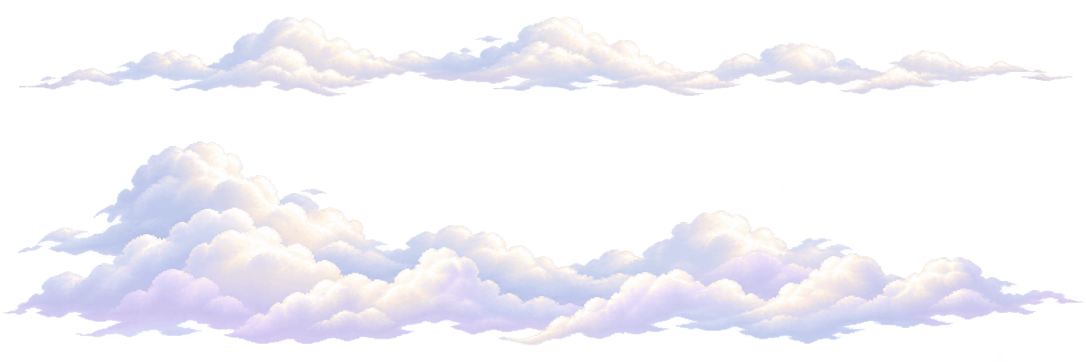
#> input picture entregas/myriadd-cenarios/cloud-source.png, 2172 x 724 px (shown at 1/2 size)
$ python export-clouds.py cloud-source.png out.png
#> lines starting #> are read from the running program, lines starting #| are printed output that depends on the picture
from PIL import Image
from pathlib import Path
import sys

source = Image.open(sys.argv[1]).convert('RGBA')
#> source is the input picture: PIL image 2172x724 RGBA; mean R, G, B, A 100.4, 99.4, 105.5, 83.4
out = Path(sys.argv[2])
out.mkdir(parents=True, exist_ok=True)
split = round(source.height * .34)
#> split = 246
for key, top, bottom in [('wisps', 0, split), ('bank', split, source.height)]:
    cloud = source.crop((0, top, source.width, bottom))
    bounds = cloud.getchannel('A').point(lambda value: 255 if value >= 45 else 0).getbbox()
    cloud = cloud.crop(bounds)
    cloud.thumbnail((560, 300), Image.Resampling.LANCZOS)
    cloud.save(out / f'myriadd_cloud_{key}.png', optimize=True)
#> this loop made 2 passes
#> bounds on passes 1 to 2: (38, 33, 2145, 193), (7, 36, 2165, 445)
#> pass 1, `cloud = source.crop((0, top, source.width, bottom))`:
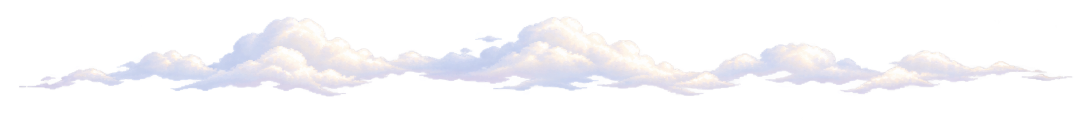
#> cloud: PIL image 2172x246 RGBA (shown at 1/2 size); mean R, G, B, A 86.1, 85.4, 88.5, 58.4; transparent parts drawn white
#> pass 1, `cloud = cloud.crop(bounds)`:
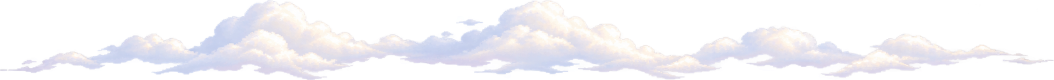
#> cloud: PIL image 2107x160 RGBA (shown at 1/2 size); mean R, G, B, A 124.4, 123.4, 128.1, 92.6; transparent parts drawn white
#> pass 1, `cloud.save(out / f'myriadd_cloud_{key}.png', optimize=True)`:
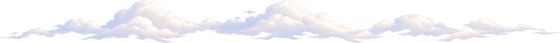
#> saved as myriadd_cloud_wisps.png: PIL image 560x43 RGBA; mean R, G, B, A 118.3, 117.3, 121.9, 92.8; transparent parts drawn white
#> pass 2, `cloud = source.crop((0, top, source.width, bottom))`:
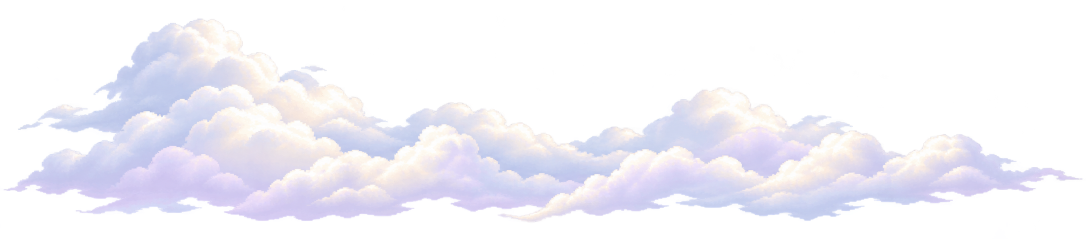
#> cloud: PIL image 2172x478 RGBA (shown at 1/2 size); mean R, G, B, A 107.8, 106.6, 114.3, 96.2; transparent parts drawn white
#> after the loop:
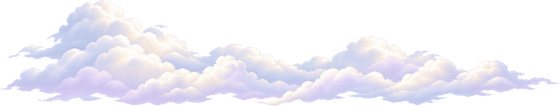
#> cloud: PIL image 560x106 RGBA; mean R, G, B, A 118.4, 117, 125.6, 113.3; transparent parts drawn white
